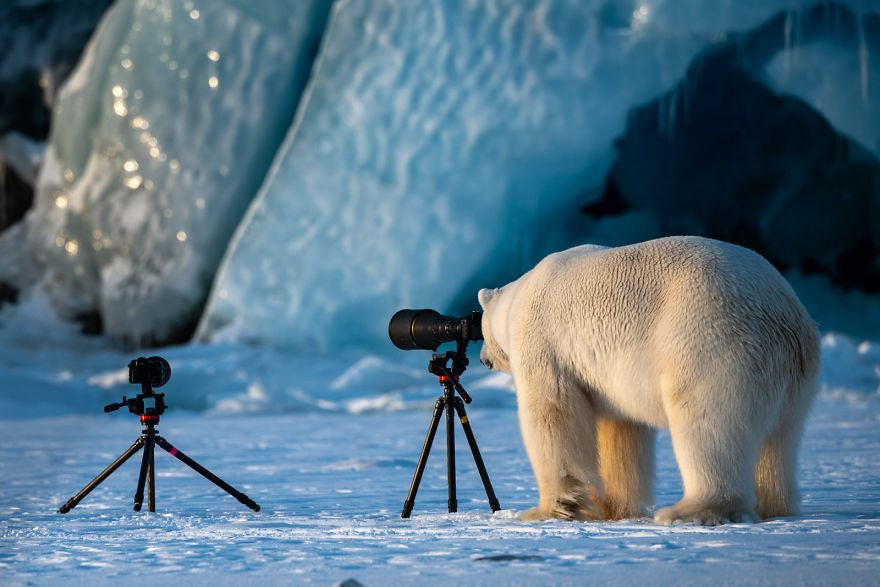
#> input picture src/TP0/PolarBear/polarbear.jpg, 880 x 587 px, found by its file name
$ python __init__.py
#> lines starting #> are read from the running program, lines starting #| are printed output that depends on the picture; after the words box and inside, x2 and y2 are one past the last pixel; in counts of white or black regions, pixels touching at a corner belong together
#> in main, img is the input picture: shape (587, 880, 3); mean R, G, B 90.3, 117.6, 134.3
import matplotlib.pyplot as plt
import numpy as np
import math


def showImg(img: np.ndarray) -> None:
    plt.figure()
    plt.imshow(img, cmap="gray")
    plt.axis("off")


def enhanceColor(img: np.ndarray, factor: float, channel: int) -> np.ndarray:
#> called with factor = 10.8, channel = 2
    imgE: np.ndarray = img.copy()
    imgCh: np.ndarray = imgE[:, :, channel]
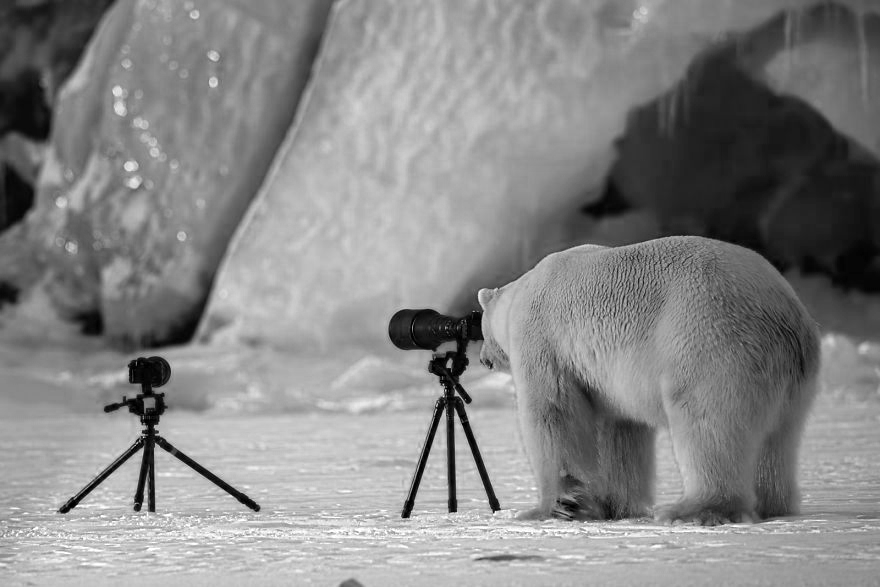
#> imgCh: shape (587, 880); min 0, max 255, mean 134.3
    imgCh = imgCh.astype(np.float64) * factor
    imgCh = np.clip(imgCh, 0, 255)
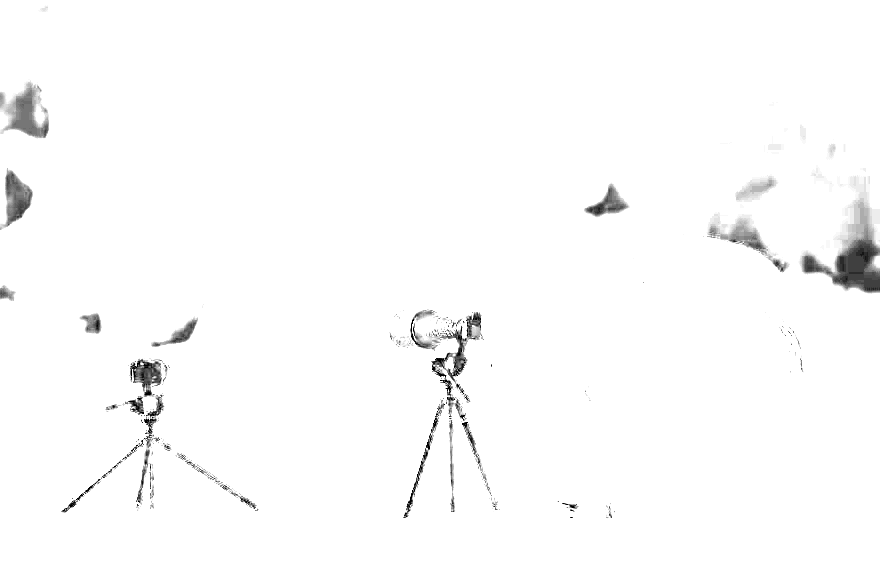
#> imgCh: shape (587, 880) float64; min 0, max 255, mean 251.3
    imgCh = imgCh.astype(np.uint8)
    imgE[:, :, channel] = imgCh
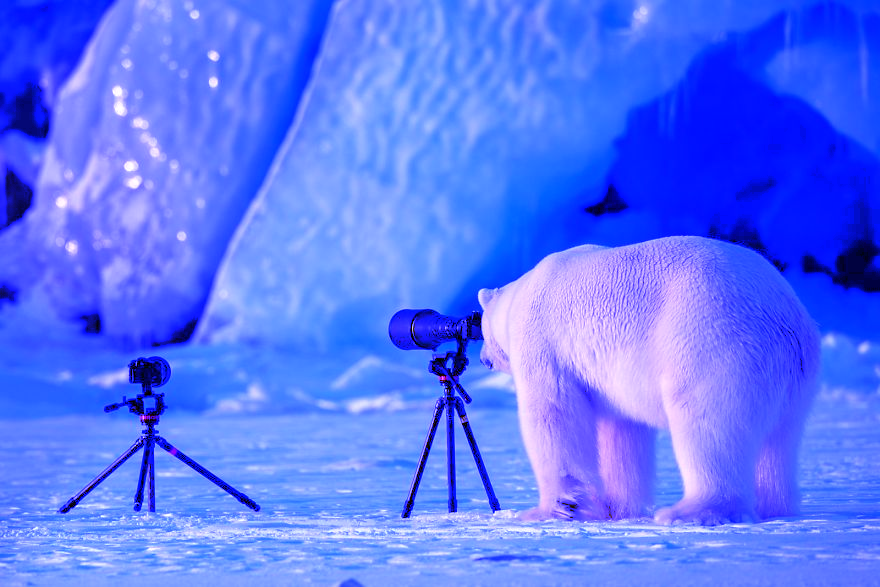
#> imgE: shape (587, 880, 3); mean R, G, B 90.3, 117.6, 251.3

    return imgE


def imgMosaic(img: np.ndarray, width: float) -> np.ndarray:
#> called with width = 30
    imgM: np.ndarray = img.copy()
    imgHeight, imgWidth, _ = imgM.shape
#> imgHeight = 587; imgWidth = 880
    for line in range(0, imgHeight, math.floor(width)):
        for column in range(0, imgWidth, math.floor(width)):
            yRange: int = int(min(line + width, imgHeight))
            xRange: int = int(min(column + width, imgWidth))
            imgM[line:yRange, column:xRange] = imgM[line, column]
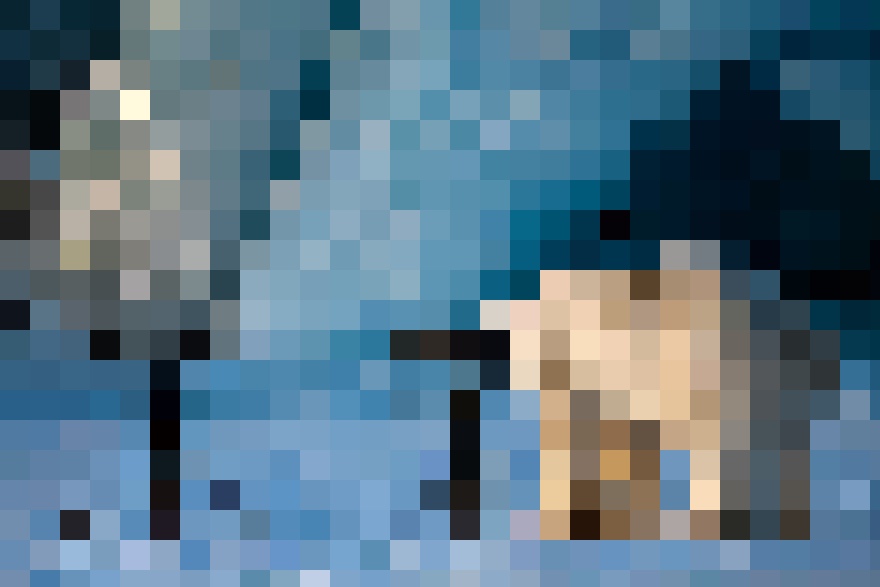
#> imgM: shape (587, 880, 3); mean R, G, B 87.4, 114.8, 131.4

    return imgM


def color2gray(img: np.ndarray) -> np.ndarray:
    imgHeight, imgWidth, _ = img.shape
#> imgHeight = 587; imgWidth = 880
    imgG: np.ndarray = np.zeros([imgHeight, imgWidth], "uint8")
    imgG[:, :] = (
        0.2978 * img[:, :, 0] + 0.5870 * img[:, :, 1] + 0.1140 * img[:, :, 2]
    )
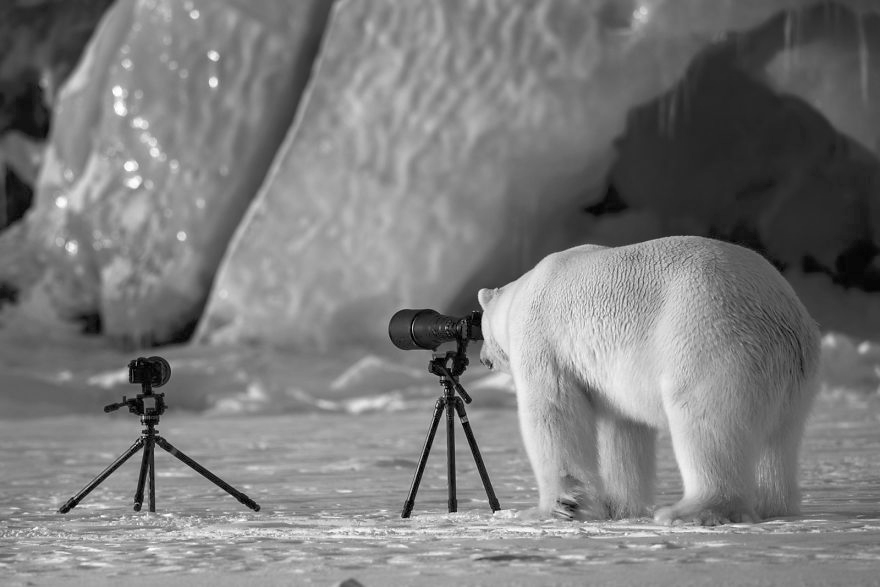
#> imgG: shape (587, 880); min 0, max 254, mean 124.1

    return imgG


def imagemBin(img: np.ndarray, limiar: int) -> np.ndarray:
#> called with limiar = 85
    imgB: np.ndarray = img.copy()
    imgB[imgB[:, :] >= limiar] = 255
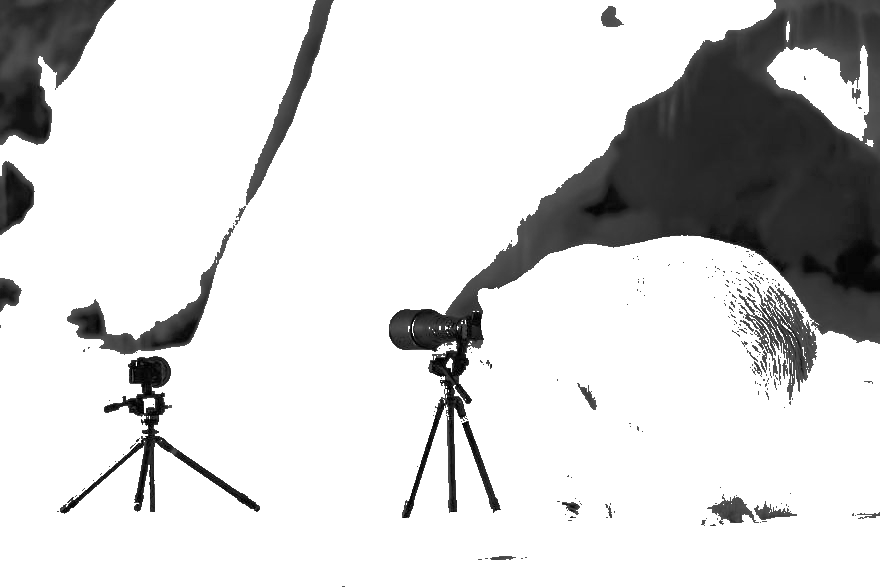
#> imgB: shape (587, 880); min 0, max 255, mean 213.9
    imgB[imgB[:, :] < limiar] = 0
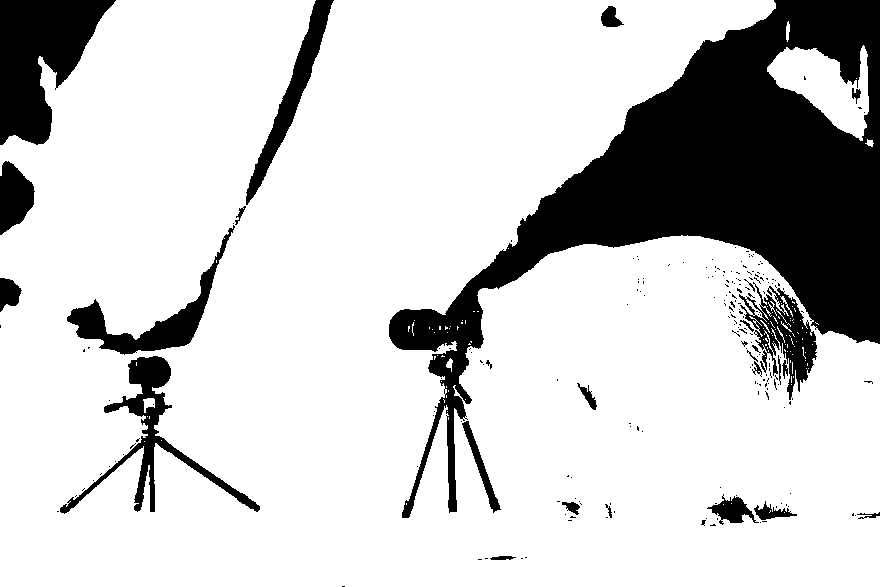
#> imgB: shape (587, 880); 80% white; 217 black regions (190 under 20 px), largest, box (x1, y1, x2, y2) and area: (389, 0, 880, 518) 72261, (0, 0, 116, 145) 9926, (60, 356, 260, 514) 4557

    return imgB


def main() -> None:
    plt.close("all")
    img: np.ndarray = plt.imread("src/TP0/PolarBear/polarbear.jpg")

    showImg(img)
    imgE: np.ndarray = enhanceColor(img, 10.8, 2)
    showImg(imgE)
    imgM: np.ndarray = imgMosaic(img, 30)
    showImg(imgM)
    imgG: np.ndarray = color2gray(imgE)
    showImg(imgG)
    imgB: np.ndarray = imagemBin(imgG, 85)
    showImg(imgB)
    plt.show()

    plt.imsave("src/TP0/PolarBear/polarbear.bmp", imgB, cmap="gray")


if __name__ == "__main__":
    main()
